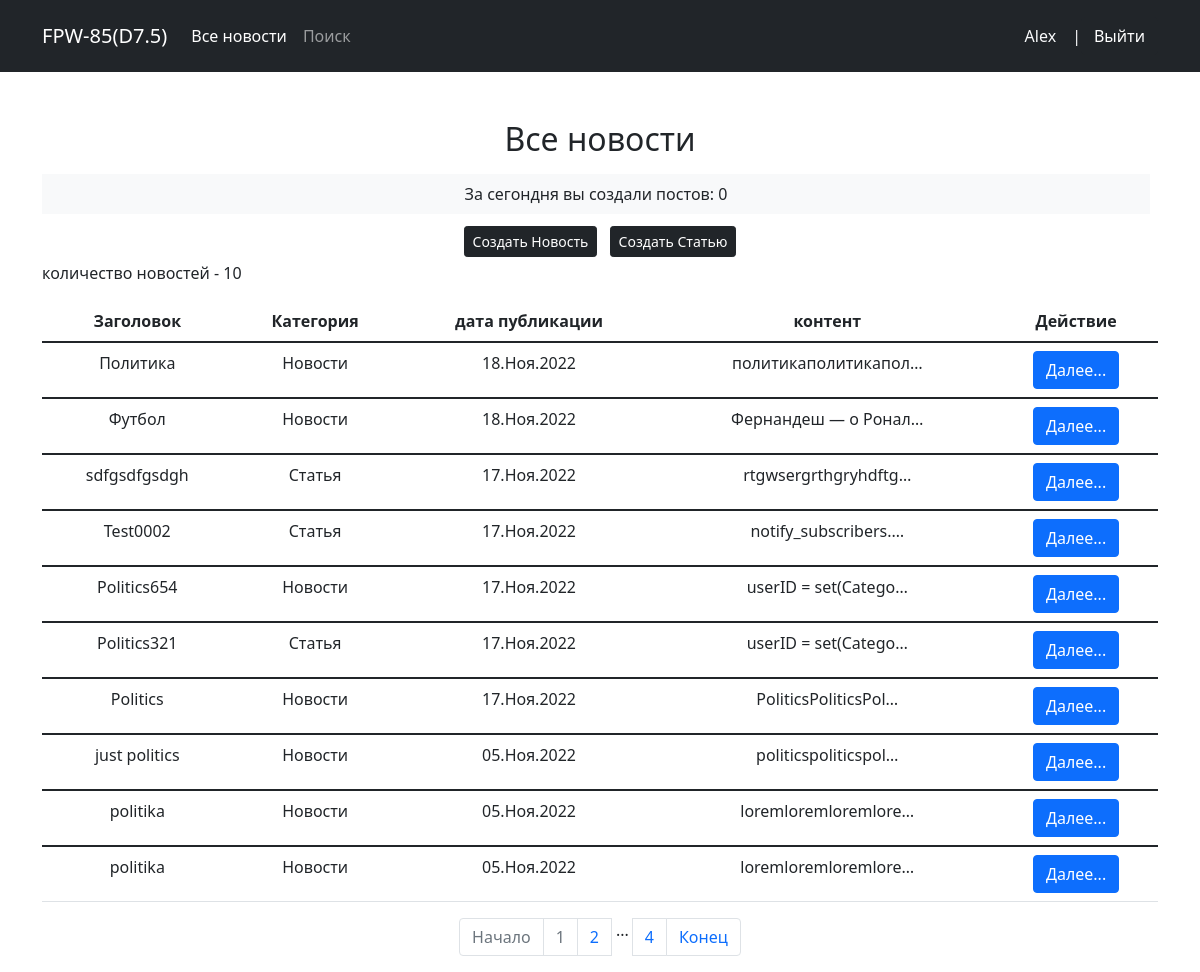
Screenshot of / (signed in) with the database file from the repository.
### news/models.py (models this page shows, shortened)
class Post(models.Model):
    author = models.ForeignKey(Author, on_delete=models.CASCADE)
    NEWS = 'NW'
    ARTICLE = 'AR'
    CATEGORY_CHOICES = (
        (NEWS, 'Новости'),
        (ARTICLE, 'Статья'),
    )
    categoryType = models.CharField(max_length=2, choices=CATEGORY_CHOICES, default=ARTICLE)
    dateCreation = models.DateTimeField(auto_now_add=True)
    postCategory = models.ManyToManyField(Category, through='PostCategory')
    title = models.CharField(max_length=128)
    text = models.TextField()
    rating = models.SmallIntegerField(default=0)
    class Meta:
        verbose_name = 'Пост'
        verbose_name_plural = 'Посты'

### news/views.py (the view)
# urls.py: path('', ListNews.as_view(), name= 'post_list'),
class ListNews(ListView):
    model = Post
    ordering = '-dateCreation'
    template_name = "newslist.html"
    context_object_name = 'news'
    paginate_by = 10
    def get_queryset(self):
        queryset = super().get_queryset()
        self.filterset = PostFilter(self.request.GET, queryset)
        return self.filterset.qs
    def get_context_data(self, **kwargs):
        context = super().get_context_data(**kwargs)
        context['filterset'] = self.filterset
        if self.request.user in User.objects.all():
            today = datetime.now()
            today = today.replace(hour=0, minute=0, second=0)
            context['author_post'] = Post.objects.filter(author__authorUser=self.request.user).filter(dateCreation__gte=today).count
        return context

### news/templatetags/custom_filters.py (called while the page is built)
@register.filter()
def censor(value: str):
    censored = ''
    for item in value.split():
        if item.lower() in CENSOR:
            cen_item = item[0] + '*' * (len(item) - 1)
            censored += cen_item + ' '
        else:
            censored += item + ' '
    return censored

### news/templatetags/custom_tags.py (called while the page is built)
@register.simple_tag(takes_context=True)
def replace_url(context, **kwargs):
    d = context['request'].GET.copy()
    for k, v in kwargs.items():
        d[k] = v
    return d.urlencode()

### templates/newslist.html (shortened to what this page needs)
{% extends 'flatpages/default.html' %}
{% load custom_filters %}
{% load custom_tags %}
{% block content %}
    {% if 'search' in request.path %}
        <h2 class="mb-3">Фильтрация</h2>
            <form action="" method="get">
            {{ filterset.form.as_table }}
                <br>
            <input type="submit" class="btn btn-dark btn-md mt-3" value="Найти"/>
            </form>
            {% else %}
        <h2 class="mb-3">Все новости</h2>
            {% if perms.news.add_post %}
                <p class="bg-light text-dark p-2 mb-2 mt-2 me-2 text-center">За сегондня вы создали постов: {{ author_post }}</p>
                    {% if author_post >= 3%}
                         <a href="{% url 'news_create' %}" class="btn btn-dark btn-sm m-1 ms-1 disabled" tabindex="-1" role="button" aria-disabled="true"> Создать Новость </a>
                         <a href="{% url 'article_create' %}" class="btn btn-dark btn-sm m-1 ms-1 disabled" tabindex="-1" role="button" aria-disabled="true"> Создать Статью </a>
                    {% else %}
                          <a href="{% url 'news_create' %}" class="btn btn-dark btn-sm m-1" tabindex="-1" role="button" aria-disabled="true"> Создать Новость </a>
                          <a href="{% url 'article_create' %}" class="btn btn-dark btn-sm m-1" tabindex="-1" role="button" aria-disabled="true"> Создать Статью </a>
                    {% endif %}
            {% endif %}
    {% endif %}
    <p class='text-start'>количество новостей - {{ news|length}}</p>
    {% if news %}
        <table class='table'>
            <thead>
                <tr>
                    <th scope='col'>Заголовок</th>
                    <th scope='col'>Категория</th>
                    <th scope='col'>дата публикации</th>
                    <th scope='col'>контент</th>
                    <th scope='col'>Действие</th>
                </tr>
            </thead>
            {% for item in news %}
            <tbody>
                <tr>
                    <td>{{ item.title|censor }}</td>
                    <td>{{ item.get_categoryType_display }}</td>
                    <td>{{ item.dateCreation|date:'d.M.Y' }}</td>
                    <td>{{ item.text|truncatechars:20|censor}}</td>
                    <td><a class="btn btn-primary" href="{% url 'post_detail' item.id %}" role="button">Далее...</a></td>
                </tr>
            </tbody>
            {% endfor %}
        </table>
    {% else %}
        <h2>Нет новостей</h2>
    {% endif %}
          <ul class="pagination justify-content-center">
    {% if page_obj.number == 1 %}
            <li class="page-item disabled">
                {% else %}
            <li class="page-item">
    {% endif %}
              <a class="page-link" href="?page=1">Начало</a>
              </li>
        <li class="page-item disabled"><a class="page-link" href="#">{{ page_obj.number }}</a>
        </li>
       {% if page_obj.has_next %}
           <li class="page-item">
           <a class="page-link" href="?{% replace_url page=page_obj.next_page_number %}">{{ page_obj.next_page_number }}</a>
           </li>
           {% if paginator.num_pages != page_obj.next_page_number %}
               <span class="me-1 ms-1">...</span>
               <li class="page-item">
               <a class="page-link" href="?{% replace_url page=page_obj.paginator.num_pages %}">{{ page_obj.paginator.num_pages }}</a>
               </li>
           {% endif %}
       {% endif %}
              {% if page_obj.number == page_obj.paginator.num_pages %}
            <li class="page-item disabled">
                      {% else %}
                      <li class="page-item">
                {% endif %}
                    <a class="page-link" href="?{% replace_url page=page_obj.paginator.num_pages %}">Конец</a>
            </li>
   </ul>
{% endblock content %}

### templates/flatpages/default.html (shortened to what this page needs)
<!DOCTYPE html>
<html lang="en">
    <head>
        {% load static %}
        <link href={% static "css/styles.css" %} rel="stylesheet" />
    </head>
    <body>
        <nav class="navbar navbar-expand-lg navbar-dark bg-dark">
          <div class="container">
            <a class="navbar-brand" href="#">FPW-85(D7.5)</a>
                <div class="collapse navbar-collapse" id="navbarNavAltMarkup">
                  <div class="navbar-nav">
                    <a class="nav-link active" aria-current="page" href="{% url 'post_list' %}">Все новости</a>
                    <a class="nav-link" href="{% url 'search' %}">Поиск</a>
                  </div>
                </div>
                  {% if user.is_authenticated %}
                      <p class="text-light mt-3">{{ user.username }} </p>
                      <span class="text-light ms-3">|</span>
                      <a class="btn btn-dark" href="/accounts/logout">Выйти</a>
                      {% else  %}
                      <a class="btn btn-dark" href="/accounts/login">Войти</a>
                  {% endif %}
          </div>
        </nav>
        <div class="container">
            <div class="text-center mt-5">
                {% block content %}{% endblock content %}
            </div>
        </div>
    </body>
</html>

### rows the page displays
Post: title|censor "Политика", categoryType "Новости", dateCreation "18.Ноя.2022", text|censor "политикаполитикапол…"
Post: title|censor "Футбол", categoryType "Новости", dateCreation "18.Ноя.2022", text|censor "Фернандеш — о Ронал…"
Post: title|censor "sdfgsdfgsdgh", categoryType "Статья", dateCreation "17.Ноя.2022", text|censor "rtgwsergrthgryhdftg…"
Post: title|censor "Test0002", categoryType "Статья", dateCreation "17.Ноя.2022", text|censor "notify_subscribers.…"
Post: title|censor "Politics654", categoryType "Новости", dateCreation "17.Ноя.2022", text|censor "userID = set(Catego…"
Post: title|censor "Politics321", categoryType "Статья", dateCreation "17.Ноя.2022", text|censor "userID = set(Catego…"
Post: title|censor "Politics", categoryType "Новости", dateCreation "17.Ноя.2022", text|censor "PoliticsPoliticsPol…"
Post: title|censor "just politics", categoryType "Новости", dateCreation "05.Ноя.2022", text|censor "politicspoliticspol…"
Post: title|censor "politika", categoryType "Новости", dateCreation "05.Ноя.2022", text|censor "loremloremloremlore…"
Post: title|censor "politika", categoryType "Новости", dateCreation "05.Ноя.2022", text|censor "loremloremloremlore…"

### other values shown
{{ user.username }} "Alex"
{{ author_post }} "0"
{{ news|length }} "10"
{{ page_obj.number }} "1"
{{ page_obj.next_page_number }} "2"
{{ page_obj.paginator.num_pages }} "4"
